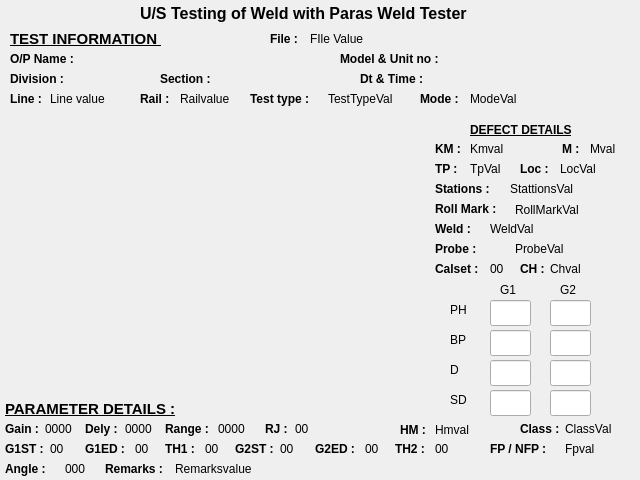
<?xml version="1.0" encoding="UTF-8"?>
<ui version="4.0">
 <class>PreviewScreen</class>
 <widget class="QDialog" name="PreviewScreen">
  <property name="geometry">
   <rect>
    <x>0</x>
    <y>0</y>
    <width>640</width>
    <height>480</height>
   </rect>
  </property>
  <property name="mouseTracking">
   <bool>true</bool>
  </property>
  <property name="acceptDrops">
   <bool>false</bool>
  </property>
  <property name="windowTitle">
   <string>Dialog</string>
  </property>
  <widget class="QLabel" name="label_PH">
   <property name="geometry">
    <rect>
     <x>450</x>
     <y>300</y>
     <width>21</width>
     <height>20</height>
    </rect>
   </property>
   <property name="text">
    <string>PH</string>
   </property>
  </widget>
  <widget class="QLabel" name="label_BP">
   <property name="geometry">
    <rect>
     <x>450</x>
     <y>330</y>
     <width>21</width>
     <height>20</height>
    </rect>
   </property>
   <property name="text">
    <string>BP</string>
   </property>
  </widget>
  <widget class="QLabel" name="label_D">
   <property name="geometry">
    <rect>
     <x>450</x>
     <y>360</y>
     <width>16</width>
     <height>20</height>
    </rect>
   </property>
   <property name="text">
    <string>D</string>
   </property>
  </widget>
  <widget class="QLabel" name="label_SD">
   <property name="geometry">
    <rect>
     <x>450</x>
     <y>390</y>
     <width>21</width>
     <height>20</height>
    </rect>
   </property>
   <property name="text">
    <string>SD</string>
   </property>
  </widget>
  <widget class="QLineEdit" name="lineEdit_PHG1">
   <property name="geometry">
    <rect>
     <x>490</x>
     <y>300</y>
     <width>41</width>
     <height>26</height>
    </rect>
   </property>
   <property name="focusPolicy">
    <enum>Qt::FocusPolicy::NoFocus</enum>
   </property>
   <property name="readOnly">
    <bool>true</bool>
   </property>
  </widget>
  <widget class="QLineEdit" name="lineEdit_PHG2">
   <property name="geometry">
    <rect>
     <x>550</x>
     <y>300</y>
     <width>41</width>
     <height>26</height>
    </rect>
   </property>
   <property name="focusPolicy">
    <enum>Qt::FocusPolicy::NoFocus</enum>
   </property>
  </widget>
  <widget class="QLineEdit" name="lineEdit_BPG1">
   <property name="geometry">
    <rect>
     <x>490</x>
     <y>330</y>
     <width>41</width>
     <height>26</height>
    </rect>
   </property>
   <property name="focusPolicy">
    <enum>Qt::FocusPolicy::NoFocus</enum>
   </property>
   <property name="readOnly">
    <bool>true</bool>
   </property>
  </widget>
  <widget class="QLineEdit" name="lineEdit_BPG2">
   <property name="geometry">
    <rect>
     <x>550</x>
     <y>330</y>
     <width>41</width>
     <height>26</height>
    </rect>
   </property>
   <property name="focusPolicy">
    <enum>Qt::FocusPolicy::NoFocus</enum>
   </property>
  </widget>
  <widget class="QLineEdit" name="lineEdit_DG1">
   <property name="geometry">
    <rect>
     <x>490</x>
     <y>360</y>
     <width>41</width>
     <height>26</height>
    </rect>
   </property>
   <property name="focusPolicy">
    <enum>Qt::FocusPolicy::NoFocus</enum>
   </property>
   <property name="readOnly">
    <bool>true</bool>
   </property>
  </widget>
  <widget class="QLineEdit" name="lineEdit_DG2">
   <property name="geometry">
    <rect>
     <x>550</x>
     <y>360</y>
     <width>41</width>
     <height>26</height>
    </rect>
   </property>
   <property name="focusPolicy">
    <enum>Qt::FocusPolicy::NoFocus</enum>
   </property>
  </widget>
  <widget class="QLineEdit" name="lineEdit_SDG1">
   <property name="geometry">
    <rect>
     <x>490</x>
     <y>390</y>
     <width>41</width>
     <height>26</height>
    </rect>
   </property>
   <property name="focusPolicy">
    <enum>Qt::FocusPolicy::NoFocus</enum>
   </property>
   <property name="readOnly">
    <bool>true</bool>
   </property>
  </widget>
  <widget class="QLineEdit" name="lineEdit_SDG2">
   <property name="geometry">
    <rect>
     <x>550</x>
     <y>390</y>
     <width>41</width>
     <height>26</height>
    </rect>
   </property>
   <property name="focusPolicy">
    <enum>Qt::FocusPolicy::NoFocus</enum>
   </property>
  </widget>
  <widget class="QLabel" name="label_G1">
   <property name="geometry">
    <rect>
     <x>500</x>
     <y>280</y>
     <width>31</width>
     <height>20</height>
    </rect>
   </property>
   <property name="text">
    <string>G1</string>
   </property>
  </widget>
  <widget class="QLabel" name="label_G2">
   <property name="geometry">
    <rect>
     <x>560</x>
     <y>280</y>
     <width>31</width>
     <height>20</height>
    </rect>
   </property>
   <property name="text">
    <string>G2</string>
   </property>
  </widget>
  <widget class="QLabel" name="label_TestTypeVal">
   <property name="geometry">
    <rect>
     <x>328</x>
     <y>90</y>
     <width>91</width>
     <height>18</height>
    </rect>
   </property>
   <property name="text">
    <string>TestTypeVal</string>
   </property>
  </widget>
  <widget class="QLabel" name="label_Div">
   <property name="geometry">
    <rect>
     <x>10</x>
     <y>70</y>
     <width>66</width>
     <height>18</height>
    </rect>
   </property>
   <property name="font">
    <font>
     <italic>false</italic>
     <bold>true</bold>
    </font>
   </property>
   <property name="text">
    <string>Division :</string>
   </property>
  </widget>
  <widget class="QLabel" name="label_Divvalue">
   <property name="geometry">
    <rect>
     <x>80</x>
     <y>70</y>
     <width>66</width>
     <height>18</height>
    </rect>
   </property>
   <property name="text">
    <string/>
   </property>
  </widget>
  <widget class="QLabel" name="label_DtTime">
   <property name="geometry">
    <rect>
     <x>360</x>
     <y>70</y>
     <width>81</width>
     <height>18</height>
    </rect>
   </property>
   <property name="font">
    <font>
     <italic>false</italic>
     <bold>true</bold>
    </font>
   </property>
   <property name="text">
    <string>Dt &amp; Time :</string>
   </property>
  </widget>
  <widget class="QLabel" name="label_OPname">
   <property name="geometry">
    <rect>
     <x>10</x>
     <y>50</y>
     <width>81</width>
     <height>18</height>
    </rect>
   </property>
   <property name="font">
    <font>
     <italic>false</italic>
     <bold>true</bold>
    </font>
   </property>
   <property name="text">
    <string>O/P Name :</string>
   </property>
  </widget>
  <widget class="QLabel" name="label_ModeVal">
   <property name="geometry">
    <rect>
     <x>470</x>
     <y>90</y>
     <width>66</width>
     <height>18</height>
    </rect>
   </property>
   <property name="text">
    <string>ModeVal</string>
   </property>
  </widget>
  <widget class="QLabel" name="label_USTesting">
   <property name="geometry">
    <rect>
     <x>140</x>
     <y>3</y>
     <width>411</width>
     <height>20</height>
    </rect>
   </property>
   <property name="font">
    <font>
     <pointsize>12</pointsize>
     <italic>false</italic>
     <bold>true</bold>
    </font>
   </property>
   <property name="text">
    <string>U/S Testing of Weld with Paras Weld Tester</string>
   </property>
  </widget>
  <widget class="QLabel" name="label_Secvalue">
   <property name="geometry">
    <rect>
     <x>228</x>
     <y>70</y>
     <width>91</width>
     <height>18</height>
    </rect>
   </property>
   <property name="text">
    <string/>
   </property>
  </widget>
  <widget class="QLabel" name="label_Rail">
   <property name="geometry">
    <rect>
     <x>140</x>
     <y>90</y>
     <width>41</width>
     <height>18</height>
    </rect>
   </property>
   <property name="font">
    <font>
     <italic>false</italic>
     <bold>true</bold>
    </font>
   </property>
   <property name="text">
    <string>Rail :</string>
   </property>
  </widget>
  <widget class="QLabel" name="label_Model">
   <property name="geometry">
    <rect>
     <x>469</x>
     <y>50</y>
     <width>81</width>
     <height>18</height>
    </rect>
   </property>
   <property name="text">
    <string/>
   </property>
  </widget>
  <widget class="QLabel" name="label_TestType">
   <property name="geometry">
    <rect>
     <x>250</x>
     <y>90</y>
     <width>73</width>
     <height>18</height>
    </rect>
   </property>
   <property name="font">
    <font>
     <italic>false</italic>
     <bold>true</bold>
    </font>
   </property>
   <property name="text">
    <string>Test type :</string>
   </property>
  </widget>
  <widget class="QLabel" name="label_Railvalue">
   <property name="geometry">
    <rect>
     <x>180</x>
     <y>90</y>
     <width>66</width>
     <height>18</height>
    </rect>
   </property>
   <property name="text">
    <string>Railvalue</string>
   </property>
  </widget>
  <widget class="QLabel" name="label_ModelUnit">
   <property name="geometry">
    <rect>
     <x>340</x>
     <y>50</y>
     <width>131</width>
     <height>18</height>
    </rect>
   </property>
   <property name="font">
    <font>
     <italic>false</italic>
     <bold>true</bold>
    </font>
   </property>
   <property name="text">
    <string>Model &amp; Unit no :</string>
   </property>
  </widget>
  <widget class="QLabel" name="label_LineValue">
   <property name="geometry">
    <rect>
     <x>50</x>
     <y>90</y>
     <width>66</width>
     <height>18</height>
    </rect>
   </property>
   <property name="text">
    <string>Line value</string>
   </property>
  </widget>
  <widget class="QLabel" name="label_OPvalue">
   <property name="geometry">
    <rect>
     <x>90</x>
     <y>50</y>
     <width>191</width>
     <height>18</height>
    </rect>
   </property>
   <property name="text">
    <string/>
   </property>
  </widget>
  <widget class="QLabel" name="label_Line">
   <property name="geometry">
    <rect>
     <x>10</x>
     <y>90</y>
     <width>41</width>
     <height>18</height>
    </rect>
   </property>
   <property name="font">
    <font>
     <italic>false</italic>
     <bold>true</bold>
    </font>
   </property>
   <property name="text">
    <string>Line :</string>
   </property>
  </widget>
  <widget class="QLabel" name="label_FileValue">
   <property name="geometry">
    <rect>
     <x>310</x>
     <y>30</y>
     <width>311</width>
     <height>18</height>
    </rect>
   </property>
   <property name="font">
    <font>
     <italic>false</italic>
    </font>
   </property>
   <property name="text">
    <string>FIle Value</string>
   </property>
  </widget>
  <widget class="QLabel" name="label_Mode_2">
   <property name="geometry">
    <rect>
     <x>420</x>
     <y>90</y>
     <width>51</width>
     <height>18</height>
    </rect>
   </property>
   <property name="font">
    <font>
     <italic>false</italic>
     <bold>true</bold>
    </font>
   </property>
   <property name="text">
    <string>Mode :</string>
   </property>
  </widget>
  <widget class="QLabel" name="label_TestInformation">
   <property name="geometry">
    <rect>
     <x>10</x>
     <y>30</y>
     <width>171</width>
     <height>18</height>
    </rect>
   </property>
   <property name="font">
    <font>
     <pointsize>11</pointsize>
     <italic>false</italic>
     <bold>true</bold>
     <underline>true</underline>
    </font>
   </property>
   <property name="text">
    <string>TEST INFORMATION </string>
   </property>
  </widget>
  <widget class="QLabel" name="label_File">
   <property name="geometry">
    <rect>
     <x>270</x>
     <y>30</y>
     <width>41</width>
     <height>18</height>
    </rect>
   </property>
   <property name="font">
    <font>
     <italic>false</italic>
     <bold>true</bold>
    </font>
   </property>
   <property name="text">
    <string>File :</string>
   </property>
  </widget>
  <widget class="QLabel" name="label_Sec">
   <property name="geometry">
    <rect>
     <x>160</x>
     <y>70</y>
     <width>66</width>
     <height>18</height>
    </rect>
   </property>
   <property name="font">
    <font>
     <italic>false</italic>
     <bold>true</bold>
    </font>
   </property>
   <property name="text">
    <string>Section :</string>
   </property>
  </widget>
  <widget class="QLabel" name="label_Class">
   <property name="geometry">
    <rect>
     <x>520</x>
     <y>420</y>
     <width>45</width>
     <height>18</height>
    </rect>
   </property>
   <property name="font">
    <font>
     <italic>false</italic>
     <bold>true</bold>
    </font>
   </property>
   <property name="text">
    <string>Class :</string>
   </property>
  </widget>
  <widget class="QLabel" name="label_TH2val">
   <property name="geometry">
    <rect>
     <x>435</x>
     <y>440</y>
     <width>21</width>
     <height>18</height>
    </rect>
   </property>
   <property name="text">
    <string>00</string>
   </property>
  </widget>
  <widget class="QLabel" name="label_TH1">
   <property name="geometry">
    <rect>
     <x>165</x>
     <y>440</y>
     <width>41</width>
     <height>18</height>
    </rect>
   </property>
   <property name="font">
    <font>
     <italic>false</italic>
     <bold>true</bold>
    </font>
   </property>
   <property name="text">
    <string>TH1 :</string>
   </property>
  </widget>
  <widget class="QLabel" name="label_PARAMETER">
   <property name="geometry">
    <rect>
     <x>5</x>
     <y>400</y>
     <width>181</width>
     <height>18</height>
    </rect>
   </property>
   <property name="font">
    <font>
     <pointsize>11</pointsize>
     <italic>false</italic>
     <bold>true</bold>
     <underline>true</underline>
    </font>
   </property>
   <property name="text">
    <string>PARAMETER DETAILS :</string>
   </property>
  </widget>
  <widget class="QLabel" name="label_RangeVal">
   <property name="geometry">
    <rect>
     <x>218</x>
     <y>420</y>
     <width>41</width>
     <height>18</height>
    </rect>
   </property>
   <property name="text">
    <string>0000</string>
   </property>
  </widget>
  <widget class="QLabel" name="label_angle">
   <property name="geometry">
    <rect>
     <x>5</x>
     <y>460</y>
     <width>51</width>
     <height>18</height>
    </rect>
   </property>
   <property name="font">
    <font>
     <italic>false</italic>
     <bold>true</bold>
    </font>
   </property>
   <property name="text">
    <string>Angle :</string>
   </property>
  </widget>
  <widget class="QLabel" name="label_RJVal">
   <property name="geometry">
    <rect>
     <x>295</x>
     <y>420</y>
     <width>31</width>
     <height>18</height>
    </rect>
   </property>
   <property name="text">
    <string>00</string>
   </property>
  </widget>
  <widget class="QLabel" name="label_G1EDVal">
   <property name="geometry">
    <rect>
     <x>135</x>
     <y>440</y>
     <width>21</width>
     <height>18</height>
    </rect>
   </property>
   <property name="text">
    <string>00</string>
   </property>
  </widget>
  <widget class="QLabel" name="label_G2st">
   <property name="geometry">
    <rect>
     <x>235</x>
     <y>440</y>
     <width>44</width>
     <height>18</height>
    </rect>
   </property>
   <property name="font">
    <font>
     <italic>false</italic>
     <bold>true</bold>
    </font>
   </property>
   <property name="text">
    <string>G2ST :</string>
   </property>
  </widget>
  <widget class="QLabel" name="label_Gainval">
   <property name="geometry">
    <rect>
     <x>45</x>
     <y>420</y>
     <width>41</width>
     <height>18</height>
    </rect>
   </property>
   <property name="text">
    <string>0000</string>
   </property>
  </widget>
  <widget class="QLabel" name="label_TH2">
   <property name="geometry">
    <rect>
     <x>395</x>
     <y>440</y>
     <width>41</width>
     <height>18</height>
    </rect>
   </property>
   <property name="font">
    <font>
     <italic>false</italic>
     <bold>true</bold>
    </font>
   </property>
   <property name="text">
    <string>TH2 :</string>
   </property>
  </widget>
  <widget class="QLabel" name="label_Fpval">
   <property name="geometry">
    <rect>
     <x>565</x>
     <y>440</y>
     <width>66</width>
     <height>18</height>
    </rect>
   </property>
   <property name="text">
    <string>Fpval</string>
   </property>
  </widget>
  <widget class="QLabel" name="label_remarks">
   <property name="geometry">
    <rect>
     <x>105</x>
     <y>460</y>
     <width>70</width>
     <height>18</height>
    </rect>
   </property>
   <property name="font">
    <font>
     <italic>false</italic>
     <bold>true</bold>
    </font>
   </property>
   <property name="text">
    <string>Remarks :</string>
   </property>
  </widget>
  <widget class="QLabel" name="label_RJ">
   <property name="geometry">
    <rect>
     <x>265</x>
     <y>420</y>
     <width>26</width>
     <height>18</height>
    </rect>
   </property>
   <property name="font">
    <font>
     <italic>false</italic>
     <bold>true</bold>
    </font>
   </property>
   <property name="text">
    <string>RJ :</string>
   </property>
  </widget>
  <widget class="QLabel" name="label_remarksval">
   <property name="geometry">
    <rect>
     <x>175</x>
     <y>460</y>
     <width>441</width>
     <height>18</height>
    </rect>
   </property>
   <property name="text">
    <string>Remarksvalue</string>
   </property>
  </widget>
  <widget class="QLabel" name="label_G1st">
   <property name="geometry">
    <rect>
     <x>5</x>
     <y>440</y>
     <width>44</width>
     <height>18</height>
    </rect>
   </property>
   <property name="font">
    <font>
     <italic>false</italic>
     <bold>true</bold>
    </font>
   </property>
   <property name="text">
    <string>G1ST :</string>
   </property>
  </widget>
  <widget class="QLabel" name="label_G1ED">
   <property name="geometry">
    <rect>
     <x>85</x>
     <y>440</y>
     <width>46</width>
     <height>18</height>
    </rect>
   </property>
   <property name="font">
    <font>
     <italic>false</italic>
     <bold>true</bold>
    </font>
   </property>
   <property name="text">
    <string>G1ED :</string>
   </property>
  </widget>
  <widget class="QLabel" name="label_Range">
   <property name="geometry">
    <rect>
     <x>165</x>
     <y>420</y>
     <width>51</width>
     <height>18</height>
    </rect>
   </property>
   <property name="font">
    <font>
     <italic>false</italic>
     <bold>true</bold>
    </font>
   </property>
   <property name="text">
    <string>Range :</string>
   </property>
  </widget>
  <widget class="QLabel" name="label_G1stVal">
   <property name="geometry">
    <rect>
     <x>50</x>
     <y>440</y>
     <width>21</width>
     <height>18</height>
    </rect>
   </property>
   <property name="text">
    <string>00</string>
   </property>
  </widget>
  <widget class="QLabel" name="label_G2ED">
   <property name="geometry">
    <rect>
     <x>315</x>
     <y>440</y>
     <width>46</width>
     <height>18</height>
    </rect>
   </property>
   <property name="font">
    <font>
     <italic>false</italic>
     <bold>true</bold>
    </font>
   </property>
   <property name="text">
    <string>G2ED :</string>
   </property>
  </widget>
  <widget class="QLabel" name="label_Dely">
   <property name="geometry">
    <rect>
     <x>85</x>
     <y>420</y>
     <width>41</width>
     <height>18</height>
    </rect>
   </property>
   <property name="font">
    <font>
     <italic>false</italic>
     <bold>true</bold>
    </font>
   </property>
   <property name="text">
    <string>Dely :</string>
   </property>
  </widget>
  <widget class="QLabel" name="label_angleval">
   <property name="geometry">
    <rect>
     <x>65</x>
     <y>460</y>
     <width>31</width>
     <height>18</height>
    </rect>
   </property>
   <property name="text">
    <string>000</string>
   </property>
  </widget>
  <widget class="QLabel" name="label_Gain">
   <property name="geometry">
    <rect>
     <x>5</x>
     <y>420</y>
     <width>41</width>
     <height>18</height>
    </rect>
   </property>
   <property name="font">
    <font>
     <italic>false</italic>
     <bold>true</bold>
    </font>
   </property>
   <property name="text">
    <string>Gain :</string>
   </property>
  </widget>
  <widget class="QLabel" name="label_TH1Val">
   <property name="geometry">
    <rect>
     <x>205</x>
     <y>440</y>
     <width>21</width>
     <height>18</height>
    </rect>
   </property>
   <property name="text">
    <string>00</string>
   </property>
  </widget>
  <widget class="QLabel" name="label_ClassVal">
   <property name="geometry">
    <rect>
     <x>565</x>
     <y>420</y>
     <width>66</width>
     <height>18</height>
    </rect>
   </property>
   <property name="text">
    <string>ClassVal</string>
   </property>
  </widget>
  <widget class="QLabel" name="label_Delyval">
   <property name="geometry">
    <rect>
     <x>125</x>
     <y>420</y>
     <width>41</width>
     <height>18</height>
    </rect>
   </property>
   <property name="text">
    <string>0000</string>
   </property>
  </widget>
  <widget class="QLabel" name="label_HM">
   <property name="geometry">
    <rect>
     <x>400</x>
     <y>420</y>
     <width>32</width>
     <height>20</height>
    </rect>
   </property>
   <property name="font">
    <font>
     <italic>false</italic>
     <bold>true</bold>
    </font>
   </property>
   <property name="text">
    <string>HM :</string>
   </property>
  </widget>
  <widget class="QLabel" name="label_Hmval">
   <property name="geometry">
    <rect>
     <x>435</x>
     <y>420</y>
     <width>86</width>
     <height>20</height>
    </rect>
   </property>
   <property name="text">
    <string>Hmval</string>
   </property>
  </widget>
  <widget class="QLabel" name="label_G2EDVal">
   <property name="geometry">
    <rect>
     <x>365</x>
     <y>440</y>
     <width>21</width>
     <height>18</height>
    </rect>
   </property>
   <property name="text">
    <string>00</string>
   </property>
  </widget>
  <widget class="QLabel" name="label_FpNfp">
   <property name="geometry">
    <rect>
     <x>490</x>
     <y>440</y>
     <width>68</width>
     <height>18</height>
    </rect>
   </property>
   <property name="font">
    <font>
     <italic>false</italic>
     <bold>true</bold>
    </font>
   </property>
   <property name="text">
    <string>FP / NFP :</string>
   </property>
  </widget>
  <widget class="QLabel" name="label_G2stval">
   <property name="geometry">
    <rect>
     <x>280</x>
     <y>440</y>
     <width>21</width>
     <height>18</height>
    </rect>
   </property>
   <property name="text">
    <string>00</string>
   </property>
  </widget>
  <widget class="QLabel" name="label_CalsetVal">
   <property name="geometry">
    <rect>
     <x>490</x>
     <y>260</y>
     <width>21</width>
     <height>18</height>
    </rect>
   </property>
   <property name="text">
    <string>00</string>
   </property>
  </widget>
  <widget class="QLabel" name="label_LocVal">
   <property name="geometry">
    <rect>
     <x>560</x>
     <y>160</y>
     <width>71</width>
     <height>18</height>
    </rect>
   </property>
   <property name="text">
    <string>LocVal</string>
   </property>
  </widget>
  <widget class="QLabel" name="label_Stations">
   <property name="geometry">
    <rect>
     <x>435</x>
     <y>180</y>
     <width>66</width>
     <height>18</height>
    </rect>
   </property>
   <property name="font">
    <font>
     <italic>false</italic>
     <bold>true</bold>
    </font>
   </property>
   <property name="text">
    <string>Stations :</string>
   </property>
  </widget>
  <widget class="QLabel" name="label_Tp">
   <property name="geometry">
    <rect>
     <x>435</x>
     <y>160</y>
     <width>31</width>
     <height>18</height>
    </rect>
   </property>
   <property name="font">
    <font>
     <italic>false</italic>
     <bold>true</bold>
    </font>
   </property>
   <property name="text">
    <string>TP :</string>
   </property>
  </widget>
  <widget class="QLabel" name="label_Km">
   <property name="geometry">
    <rect>
     <x>435</x>
     <y>140</y>
     <width>31</width>
     <height>18</height>
    </rect>
   </property>
   <property name="font">
    <font>
     <italic>false</italic>
     <bold>true</bold>
    </font>
   </property>
   <property name="text">
    <string>KM :</string>
   </property>
  </widget>
  <widget class="QLabel" name="label_RollMark">
   <property name="geometry">
    <rect>
     <x>435</x>
     <y>200</y>
     <width>81</width>
     <height>18</height>
    </rect>
   </property>
   <property name="font">
    <font>
     <italic>false</italic>
     <bold>true</bold>
    </font>
   </property>
   <property name="text">
    <string>Roll Mark :</string>
   </property>
  </widget>
  <widget class="QLabel" name="label_Probe">
   <property name="geometry">
    <rect>
     <x>435</x>
     <y>240</y>
     <width>61</width>
     <height>18</height>
    </rect>
   </property>
   <property name="font">
    <font>
     <italic>false</italic>
     <bold>true</bold>
    </font>
   </property>
   <property name="text">
    <string>Probe :</string>
   </property>
  </widget>
  <widget class="QLabel" name="label_Kmval">
   <property name="geometry">
    <rect>
     <x>470</x>
     <y>140</y>
     <width>43</width>
     <height>18</height>
    </rect>
   </property>
   <property name="text">
    <string>Kmval</string>
   </property>
  </widget>
  <widget class="QLabel" name="label_Loc">
   <property name="geometry">
    <rect>
     <x>520</x>
     <y>160</y>
     <width>41</width>
     <height>18</height>
    </rect>
   </property>
   <property name="font">
    <font>
     <italic>false</italic>
     <bold>true</bold>
    </font>
   </property>
   <property name="text">
    <string>Loc :</string>
   </property>
  </widget>
  <widget class="QLabel" name="label_StattionsVal">
   <property name="geometry">
    <rect>
     <x>510</x>
     <y>180</y>
     <width>111</width>
     <height>18</height>
    </rect>
   </property>
   <property name="text">
    <string>StattionsVal</string>
   </property>
  </widget>
  <widget class="QLabel" name="label_Weld">
   <property name="geometry">
    <rect>
     <x>435</x>
     <y>220</y>
     <width>51</width>
     <height>18</height>
    </rect>
   </property>
   <property name="font">
    <font>
     <italic>false</italic>
     <bold>true</bold>
    </font>
   </property>
   <property name="text">
    <string>Weld :</string>
   </property>
  </widget>
  <widget class="QLabel" name="label_TpVal">
   <property name="geometry">
    <rect>
     <x>470</x>
     <y>160</y>
     <width>41</width>
     <height>18</height>
    </rect>
   </property>
   <property name="text">
    <string>TpVal</string>
   </property>
  </widget>
  <widget class="QLabel" name="label_ProbeVal">
   <property name="geometry">
    <rect>
     <x>515</x>
     <y>240</y>
     <width>66</width>
     <height>18</height>
    </rect>
   </property>
   <property name="text">
    <string>ProbeVal</string>
   </property>
  </widget>
  <widget class="QLabel" name="label_Chval">
   <property name="geometry">
    <rect>
     <x>550</x>
     <y>260</y>
     <width>41</width>
     <height>18</height>
    </rect>
   </property>
   <property name="text">
    <string>Chval</string>
   </property>
  </widget>
  <widget class="QLabel" name="label_M">
   <property name="geometry">
    <rect>
     <x>562</x>
     <y>140</y>
     <width>28</width>
     <height>18</height>
    </rect>
   </property>
   <property name="font">
    <font>
     <italic>false</italic>
     <bold>true</bold>
    </font>
   </property>
   <property name="text">
    <string>M :</string>
   </property>
  </widget>
  <widget class="QLabel" name="label_Mvalue">
   <property name="geometry">
    <rect>
     <x>590</x>
     <y>140</y>
     <width>43</width>
     <height>18</height>
    </rect>
   </property>
   <property name="text">
    <string>Mval</string>
   </property>
  </widget>
  <widget class="QLabel" name="label_WeldVal">
   <property name="geometry">
    <rect>
     <x>490</x>
     <y>220</y>
     <width>111</width>
     <height>18</height>
    </rect>
   </property>
   <property name="text">
    <string>WeldVal</string>
   </property>
  </widget>
  <widget class="QLabel" name="label_CH">
   <property name="geometry">
    <rect>
     <x>520</x>
     <y>260</y>
     <width>31</width>
     <height>18</height>
    </rect>
   </property>
   <property name="font">
    <font>
     <italic>false</italic>
     <bold>true</bold>
    </font>
   </property>
   <property name="text">
    <string>CH :</string>
   </property>
  </widget>
  <widget class="QLabel" name="label_RollMarkVal">
   <property name="geometry">
    <rect>
     <x>515</x>
     <y>200</y>
     <width>121</width>
     <height>20</height>
    </rect>
   </property>
   <property name="text">
    <string>RollMarkVal</string>
   </property>
  </widget>
  <widget class="QLabel" name="label_Calset">
   <property name="geometry">
    <rect>
     <x>435</x>
     <y>260</y>
     <width>61</width>
     <height>18</height>
    </rect>
   </property>
   <property name="font">
    <font>
     <italic>false</italic>
     <bold>true</bold>
    </font>
   </property>
   <property name="text">
    <string>Calset :</string>
   </property>
  </widget>
  <widget class="QLabel" name="label_DefectDetails">
   <property name="geometry">
    <rect>
     <x>470</x>
     <y>120</y>
     <width>121</width>
     <height>20</height>
    </rect>
   </property>
   <property name="font">
    <font>
     <italic>false</italic>
     <bold>true</bold>
     <underline>true</underline>
    </font>
   </property>
   <property name="text">
    <string>DEFECT DETAILS</string>
   </property>
  </widget>
  <widget class="QLabel" name="label_Date">
   <property name="geometry">
    <rect>
     <x>440</x>
     <y>70</y>
     <width>81</width>
     <height>18</height>
    </rect>
   </property>
   <property name="text">
    <string/>
   </property>
  </widget>
  <widget class="QLabel" name="label_Time">
   <property name="geometry">
    <rect>
     <x>540</x>
     <y>70</y>
     <width>81</width>
     <height>18</height>
    </rect>
   </property>
   <property name="text">
    <string/>
   </property>
  </widget>
  <widget class="QLabel" name="label_Unit">
   <property name="geometry">
    <rect>
     <x>560</x>
     <y>50</y>
     <width>61</width>
     <height>18</height>
    </rect>
   </property>
   <property name="text">
    <string/>
   </property>
  </widget>
  <widget class="QCustomPlot" name="Plot" native="true">
   <property name="geometry">
    <rect>
     <x>10</x>
     <y>120</y>
     <width>401</width>
     <height>271</height>
    </rect>
   </property>
   <property name="font">
    <font>
     <underline>false</underline>
    </font>
   </property>
  </widget>
 </widget>
 <customwidgets>
  <customwidget>
   <class>QCustomPlot</class>
   <extends>QWidget</extends>
   <header location="global">qcustomplot.h</header>
   <container>1</container>
  </customwidget>
 </customwidgets>
 <resources/>
 <connections/>
</ui>
